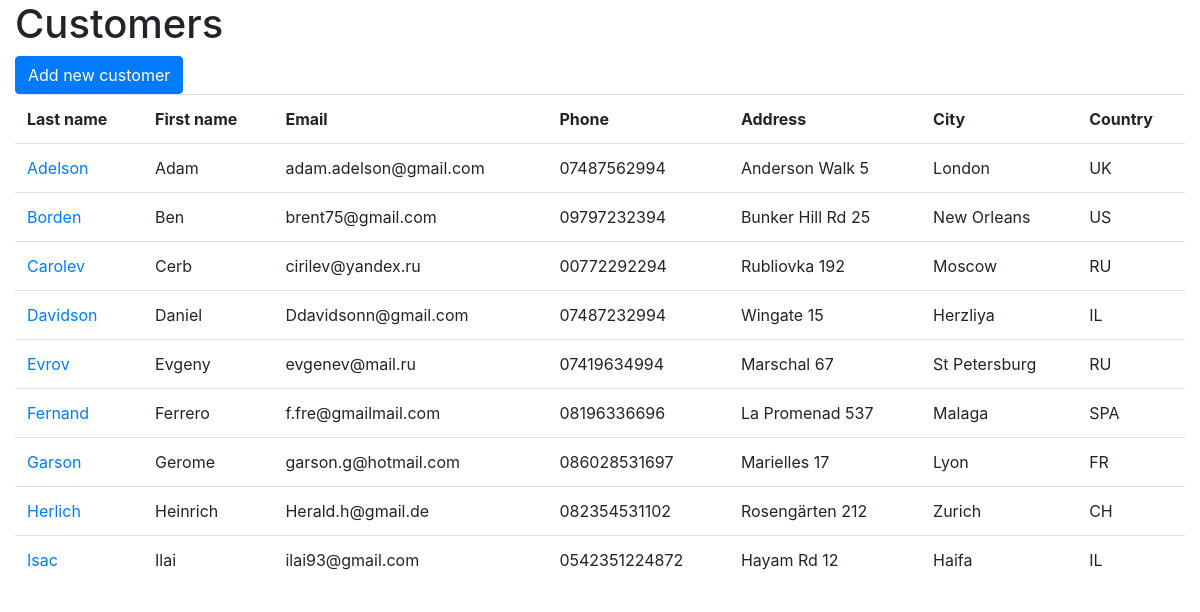
Screenshot of /rent/customer/ with the database file from the repository.
### rent/models.py (models this page shows, shortened)
class Customer(models.Model):
    fname = models.CharField(max_length=50)
    lname = models.CharField(max_length=50)
    email = models.EmailField(unique=True)
    phone = models.CharField(max_length=20)
    address = models.CharField(max_length=100)
    city = models.CharField(max_length=100)
    country= models.CharField(max_length=100)

### rent/views.py (the view)
# urls.py: path('customer/', views.customer, name='customer'),
def customer(request):
    customer = Customer.objects.all()
    context = {
        'customer': customer
    }
    return render(request, 'customer.html', context)

### rent/templates/customer.html (shortened to what this page needs)
{% extends 'base.html' %}
{% load static %}
{% block content %}
<div class="container-fluid">
    {% if customer %}
    <h1>Customers</h1>
    <a href="{% url 'add_customer' %}" class="btn btn-primary" role="button">Add new customer</a>
    <table class="table table-hover">
        <tr>
            <th>Last name</th>
            <th>First name</th>
            <th>Email</th>
            <th>Phone</th>
            <th>Address</th>
            <th>City</th>
            <th>Country</th>
        </tr>
        {% for customer in customer %}
        <tr>
            <td><a href="{% url 'customer_id' customer.id %}">{{customer.lname}}</a></td>
            <td>{{customer.fname}}</td>
            <td>{{customer.email}}</td>
            <td>{{customer.phone}}</td>
            <td>{{customer.address}}</td>
            <td>{{customer.city}}</td>
            <td>{{customer.country}}</td>
        </tr>
        {% endfor %}
    </table>
    {% endif %}
</div>
{% endblock %}

### rent/templates/base.html (shortened to what this page needs)
{% load static %}
<!DOCTYPE html>
<html lang="en">
<head>
    <link rel="stylesheet" href="https://stackpath.bootstrapcdn.com/bootstrap/4.4.1/css/bootstrap.min.css"
>
    <link href="{% static 'css/style.css' %}" rel="stylesheet" type="text/css">
</head>
<body>
    {% block content %}
    {% endblock %}
</body>
</html>

### rows the page displays
Customer: lname "Adelson", fname "Adam", email "adam.adelson@gmail.com", phone "07487562994", address "Anderson Walk 5", city "London", country "UK"
Customer: lname "Borden", fname "Ben", email "brent75@gmail.com", phone "09797232394", address "Bunker Hill Rd 25", city "New Orleans", country "US"
Customer: lname "Carolev", fname "Cerb", email "cirilev@yandex.ru", phone "00772292294", address "Rubliovka 192", city "Moscow", country "RU"
Customer: lname "Davidson", fname "Daniel", email "Ddavidsonn@gmail.com", phone "07487232994", address "Wingate 15", city "Herzliya", country "IL"
Customer: lname "Evrov", fname "Evgeny", email "evgenev@mail.ru", phone "07419634994", address "Marschal 67", city "St Petersburg", country "RU"
Customer: lname "Fernand", fname "Ferrero", email "f.fre@gmailmail.com", phone "08196336696", address "La Promenad 537", city "Malaga", country "SPA"
Customer: lname "Garson", fname "Gerome", email "garson.g@hotmail.com", phone "086028531697", address "Marielles 17", city "Lyon", country "FR"
Customer: lname "Herlich", fname "Heinrich", email "Herald.h@gmail.de", phone "082354531102", address "Rosengärten 212", city "Zurich", country "CH"
Customer: lname "Isac", fname "Ilai", email "ilai93@gmail.com", phone "0542351224872", address "Hayam Rd 12", city "Haifa", country "IL"
